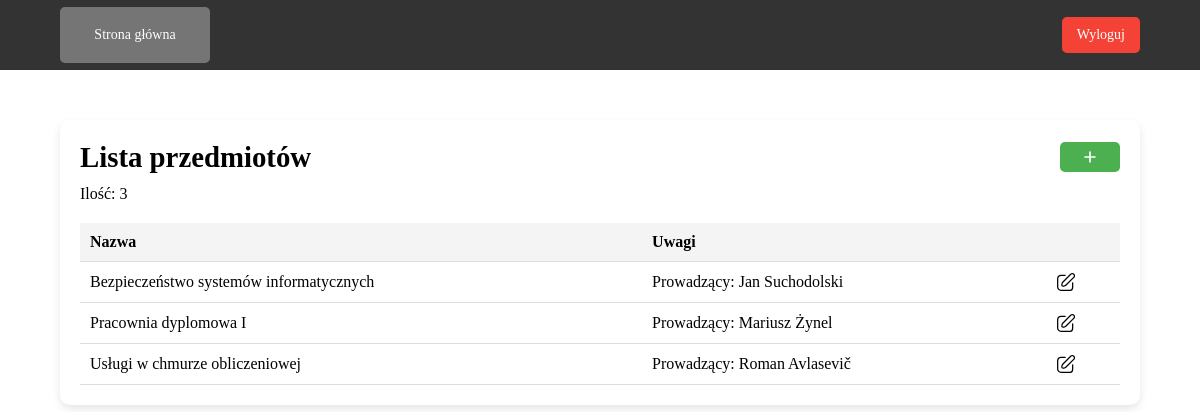
Page /admin/subjects.php on the earlier database version.
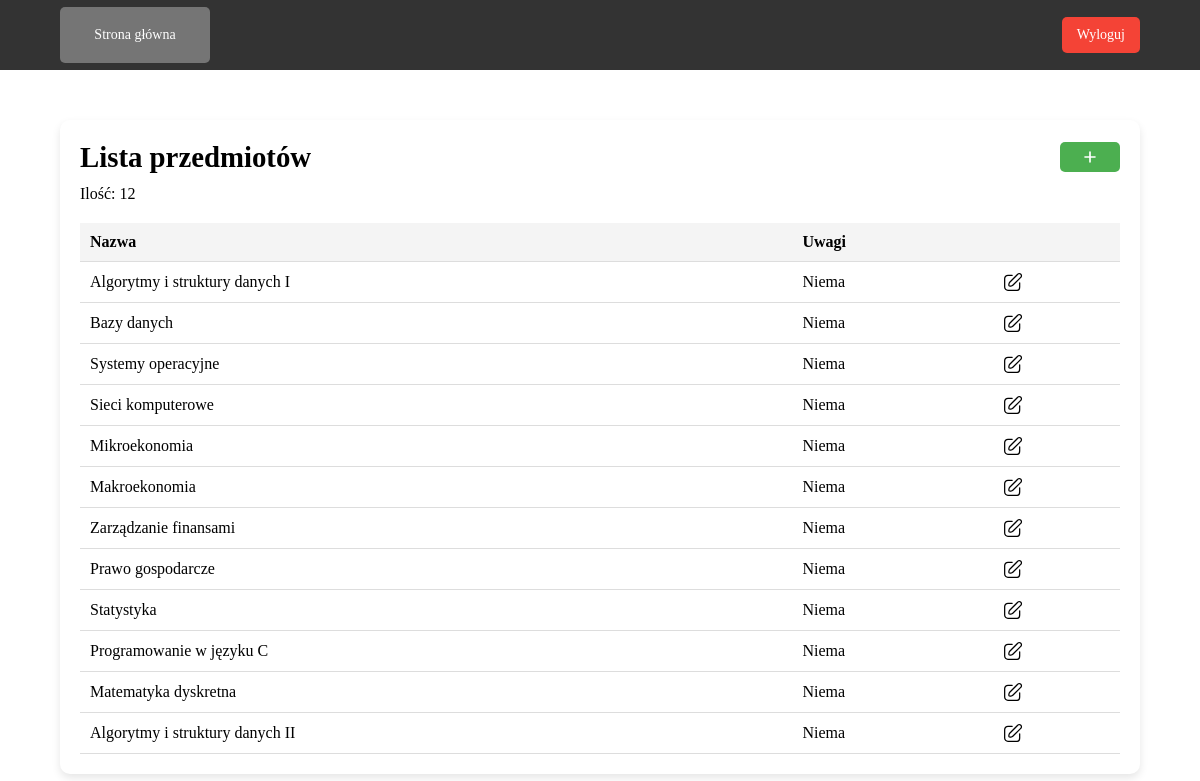
Same page on the later database version.
### tables this page shows
CREATE TABLE `tPrzedmioty` (
  `ID` int NOT NULL,
  `nazwa` varchar(100) NOT NULL,
  `uwagi` text,
  `id_kierunku` int DEFAULT NULL
);

### config/functions.php (called while the page is built, shortened)
<?php
    function getTableCount($conn, $table) {
        $query = "SELECT COUNT(*) AS tableCount FROM $table";
        $result = mysqli_query($conn, $query);
        return mysqli_fetch_assoc($result)['tableCount'];
    }
    function getTableInfo($conn, $table) {
        $query = "SELECT * FROM $table";
        return mysqli_query($conn, $query);
    }
?>

### public/admin/subjects.php (the view, shortened to what this page needs)
<?php
    require_once('../../config/connect.php');
    require_once('../../config/functions.php');
    $subjectInfo = getTableInfo($conn, 'tPrzedmioty');
    $subjectCount = getTableCount($conn, 'tPrzedmioty');
?>
<!DOCTYPE html>
<html lang="en">
<head>
    <link rel="stylesheet" href="../../assets/css/main.css">
</head>
<body>
    <header>
        <div class="header-content">
            <div class="left-header">
                <a class="nav-btn" href="admin_dashboard.php">Strona główna</a>
            </div>
            <div class="right-header">
                <?php
                    include('../../includes/logout_modal.php');
                ?>
            </div>
        </div>
    </header>
    <main class="main">
        <div class="container">
            <div class="title">
                <h1>Lista przedmiotów</h1>
                <button class="add-btn" onclick="addEntity()">
                    <img src="../../assets/images/icons/plus.svg" class="add-icon">
                </button>
            </div>
            <p>Ilość: <?php echo $subjectCount; ?></p>
            <table>
                <thead>
                    <tr>
                        <th>Nazwa</th>
                        <th>Uwagi</th>
                        <th></th>
                    </tr>
                </thead>
                <tbody>
                    <?php while ($subjectData = mysqli_fetch_assoc($subjectInfo)): ?>
                        <tr>
                            <td><?php echo $subjectData['nazwa']; ?></td>
                            <td><?php echo $subjectData['uwagi']; ?></td>
                            <td>
                                <a href="edit_subject.php?subject_id=<?php echo $subjectData['ID']; ?>" class="btn-edit">
                                    <img src="../../assets/images/icons/edit.svg" class="edit-icon">
                                </a>
                            </td>
                        </tr>
                    <?php endwhile; ?>
                </tbody>
            </table>
        </div>
    </main>
</body>
</html>

### includes/logout_modal.php (shortened to what this page needs)
<button id="logoutBtn" class="logout-btn" onclick="LogoutModal()">Wyloguj</button>

### assets/css/main.css (style rules this page uses)
* { padding: 0px; margin: 0px; border: none; }
*, *::before, *::after { box-sizing: border-box; }
a, a:link, a:visited { text-decoration: none; }
aside, nav, footer, header, section, main { display: block; }
h1, h2, h3, h4, h5, h6, p { font-size: inherit; font-weight: inherit; }
img { vertical-align: top; }
img, svg { max-width: 100%; height: auto; }
input, textarea, button, select { font-family: inherit; font-size: inherit; color: inherit; background-color: transparent; }
button, input[type=submit] { display: inline-block; box-shadow: none; background-color: transparent; background: none; cursor: pointer; }
h1 { font-size: 1.8rem; font-weight: bold; line-height: 1.2; }
p { margin-top: 10px; }
.container { width: 90%; padding: 20px; box-shadow: 0px 4px 8px rgba(0, 0, 0, 0.1); border-radius: 10px; }
.main { margin-top: 50px; display: flex; justify-content: center; align-items: center; }
header { height: 70px; width: 100%; background-color: #333333; display: flex; align-items: center; justify-content: center; }
.header-content { width: 90%; display: flex; justify-content: space-between; }
.right-header { display: flex; justify-content: space-between; align-items: center; gap: 15px; }
.left-header { display: flex; justify-content: space-between; align-items: center; gap: 15px; }
.nav-btn { background-color: #757575; color: white; width: 150px; padding: 20px 20px; cursor: pointer; font-size: 14px; border-radius: 5px; text-align: center; }
.logout-btn { background-color: #f44336; color: white; border: none; padding: 10px 15px; cursor: pointer; font-size: 14px; border-radius: 5px; }
.title { display: flex; justify-content: space-between; align-items: center; }
.add-btn { width: 60px; height: 30px; background-color: #4CAF50; border-radius: 5px; cursor: pointer; }
.edit-icon { width: 20px; height: 20px; }
.add-icon { width: 20px; height: 20px; }
table { width: 100%; margin-top: 20px; border-collapse: collapse; }
th, td { padding: 10px; text-align: left; border-bottom: 1px solid #ddd; }
th { background-color: #f4f4f4; color: black; }

Differences in the rows shown:
removed tprzedmioty: nazwa "Bezpieczeństwo systemów informatycznych", uwagi "Prowadzący: Jan Suchodolski"
removed tprzedmioty: nazwa "Pracownia dyplomowa I", uwagi "Prowadzący: Mariusz Żynel"
removed tprzedmioty: nazwa "Usługi w chmurze obliczeniowej", uwagi "Prowadzący: Roman Avlasevič"
added tprzedmioty: nazwa "Algorytmy i struktury danych I", uwagi "Niema"
added tprzedmioty: nazwa "Bazy danych", uwagi "Niema"
added tprzedmioty: nazwa "Systemy operacyjne", uwagi "Niema"
added tprzedmioty: nazwa "Sieci komputerowe", uwagi "Niema"
added tprzedmioty: nazwa "Mikroekonomia", uwagi "Niema"
added tprzedmioty: nazwa "Makroekonomia", uwagi "Niema"
added tprzedmioty: nazwa "Zarządzanie finansami", uwagi "Niema"
added tprzedmioty: nazwa "Prawo gospodarcze", uwagi "Niema"
added tprzedmioty: nazwa "Statystyka", uwagi "Niema"
added tprzedmioty: nazwa "Programowanie w języku C", uwagi "Niema"
added tprzedmioty: nazwa "Matematyka dyskretna", uwagi "Niema"
added tprzedmioty: nazwa "Algorytmy i struktury danych II", uwagi "Niema"
Other differences:
$subjectCount: "3" → "12"
